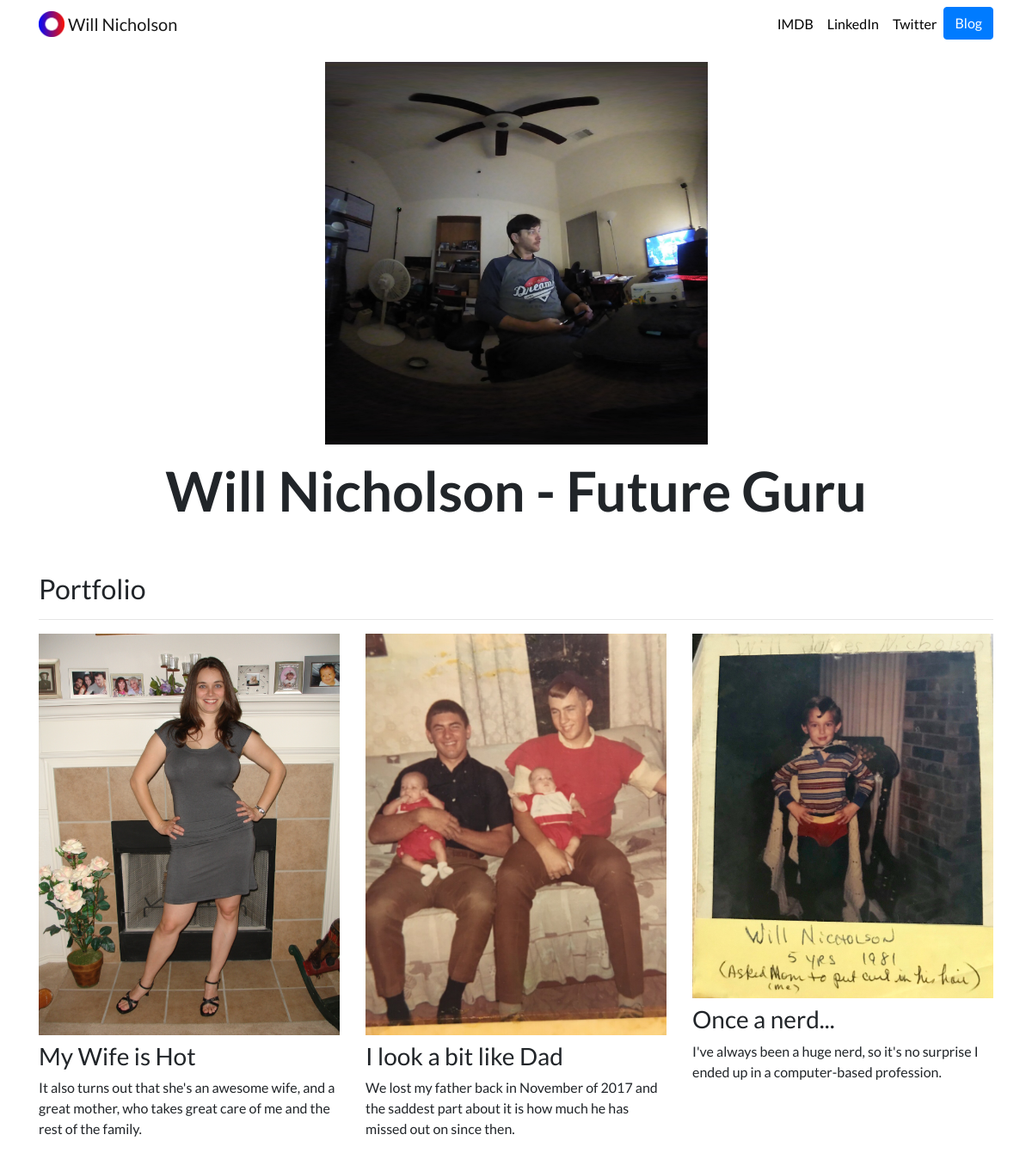
The page / on the database its author committed.
### portfolio/models.py (models this page shows, shortened)
class Project(models.Model):
    title = models.CharField(max_length = 100)
    description = models.CharField(max_length =250)
    image = models.ImageField(upload_to = 'portfolio/images/')
    url = models.URLField(blank = True)

### portfolio/views.py (the view)
# urls.py: 2. Add a URL to urlpatterns:  path('', views.home, name='home')
def home(request):
    projects = Project.objects.all()
    return render(request, 'portfolio/home.html', {'projects':projects})

### portfolio/templates/portfolio/home.html
{% extends "portfolio/base.html" %}
{% load static %}
{% block content %}
<div class="row justify-content-center my-3">
  <div class="col-5">
    <img src="{% static 'portfolio/willVR.jpg' %}" class="img-fluid">
  </div>
</div>
<div class="row justify-content-center mb-3">
  <div class="col-md-9 text-center">
    <h1 id="hometext" class="font-weight-bold">Will Nicholson - Future Guru</h1>
  </div>
</div>
<h2 class="mt-5">Portfolio</h2>
<hr>
<div class="row">
  {% for project in projects %}
  <div class="col-lg-4 col-md-6">
    {% if project.url %}
    <a href="{{ project.url }}">
      <img src="{{ project.image.url }}" class="img-fluid mb-2">
    </a>
    {% else %}
    <img src="{{ project.image.url }}" class="img-fluid mb-2">
    {% endif %}
    <h3>{{ project.title }}</h3>
    <p>{{ project.description }}</p>
  </div>
  {% endfor %}
</div>
{% endblock %}

### portfolio/templates/portfolio/base.html (shortened to what this page needs)
{% load static %}
<!doctype html>
<html lang="en">
<head>
  <link rel="stylesheet" href="https://stackpath.bootstrapcdn.com/bootstrap/4.4.1/css/bootstrap.min.css">
  <link rel="stylesheet" href="{% static "portfolio/custom.css" %}">
</head>
<body>
  <nav id="topNav" class="navbar navbar-expand-md navbar-light">
    <div class="container">
      <a class="navbar-brand" href="{% url 'home' %}">
        <img src="{% static "portfolio/Logo.png" %}" width="30" height="30" class="d-inline-block align-top" alt="Will's Logo">
        <span>Will Nicholson</span>
      </a>
      <div class="collapse navbar-collapse text-center" id="navbarNav">
        <ul class="navbar-nav ml-auto">
          <li class="nav-item">
            <a class="nav-link" href="https://www.imdb.com/name/nm1038044/" target="_blank">IMDB</a>
          </li>
          <li class="nav-item">
            <a class="nav-link" href="https://www.linkedin.com/in/texaswillnicholson/" target="_blank">LinkedIn</a>
          </li>
          <li class="nav-item">
            <a class="nav-link" href="https://twitter.com/WilsonFromTexas" target="_blank">Twitter</a>
          </li>
          <li>
            <a role="button" href="{% url 'blog:all_blogs' %}" class="btn btn-primary">Blog</a>
          </li>
        </ul>
      </div>
    </div>
  </nav>
  <div class="container">
    {% block content %}{% endblock %}
  </div>
</body>
</html>

### portfolio/static/portfolio/custom.css (style rules this page uses)
.navbar-nav .nav-link { color: rgba(0,0,0,1) !important; }
body { font-family: 'Lato', sans-serif; }
@media (min-width: 992px) { #hometext { font-size: 4rem; } }

### rows shown on the page
Project: image (picture), title "My Wife is Hot", description "It also turns out that she's an awesome wife, and a great mother, who takes great care of me and the rest of the family."
Project: image (picture), title "I look a bit like Dad", description "We lost my father back in November of 2017 and the saddest part about it is how much he has missed out on since then."
Project: image (picture), title "Once a nerd...", description "I've always been a huge nerd, so it's no surprise I ended up in a computer-based profession."
